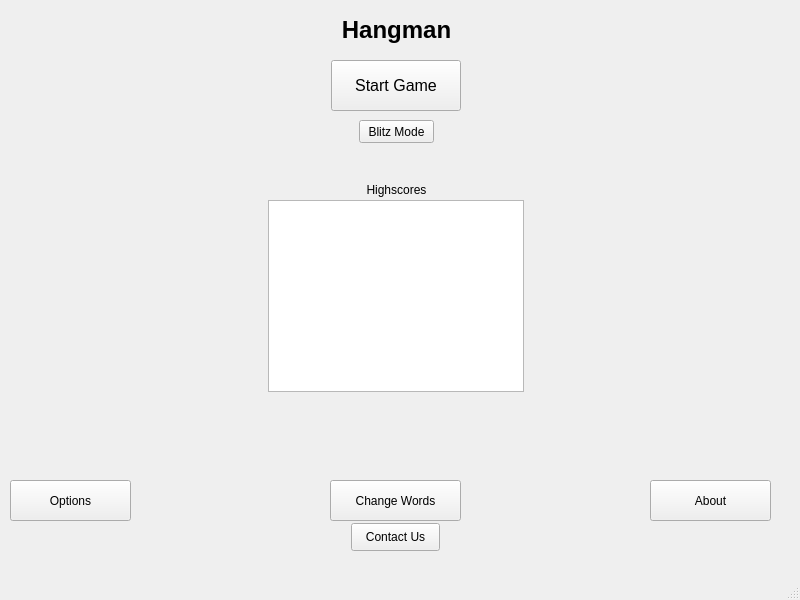
<?xml version="1.0" encoding="UTF-8"?>
<ui version="4.0">
 <class>TitleScreen</class>
 <widget class="QMainWindow" name="TitleScreen">
  <property name="geometry">
   <rect>
    <x>0</x>
    <y>0</y>
    <width>800</width>
    <height>600</height>
   </rect>
  </property>
  <property name="windowTitle">
   <string>Hangman The Game</string>
  </property>
  <widget class="QWidget" name="centralwidget">
   <widget class="QStackedWidget" name="stackedWidget">
    <property name="geometry">
     <rect>
      <x>0</x>
      <y>0</y>
      <width>800</width>
      <height>551</height>
     </rect>
    </property>
    <property name="currentIndex">
     <number>0</number>
    </property>
    <widget class="QWidget" name="pgTitle">
     <widget class="QLabel" name="lblTitleLabel">
      <property name="geometry">
       <rect>
        <x>6</x>
        <y>10</y>
        <width>781</width>
        <height>40</height>
       </rect>
      </property>
      <property name="font">
       <font>
        <pointsize>18</pointsize>
        <weight>75</weight>
        <bold>true</bold>
        <underline>false</underline>
       </font>
      </property>
      <property name="frameShape">
       <enum>QFrame::NoFrame</enum>
      </property>
      <property name="text">
       <string>Hangman</string>
      </property>
      <property name="alignment">
       <set>Qt::AlignCenter</set>
      </property>
     </widget>
     <widget class="QPushButton" name="pbtAbout">
      <property name="geometry">
       <rect>
        <x>650</x>
        <y>480</y>
        <width>121</width>
        <height>41</height>
       </rect>
      </property>
      <property name="toolTip">
       <string>About Hangman</string>
      </property>
      <property name="text">
       <string>About</string>
      </property>
     </widget>
     <widget class="QPushButton" name="pbtOptions">
      <property name="geometry">
       <rect>
        <x>10</x>
        <y>480</y>
        <width>121</width>
        <height>41</height>
       </rect>
      </property>
      <property name="toolTip">
       <string>Change Difficulty Settings</string>
      </property>
      <property name="text">
       <string>Options</string>
      </property>
     </widget>
     <widget class="QPushButton" name="pbtChangeWords">
      <property name="geometry">
       <rect>
        <x>330</x>
        <y>480</y>
        <width>131</width>
        <height>41</height>
       </rect>
      </property>
      <property name="toolTip">
       <string>Edit words</string>
      </property>
      <property name="text">
       <string>Change Words</string>
      </property>
     </widget>
     <widget class="QPushButton" name="pbtStartGame">
      <property name="geometry">
       <rect>
        <x>331</x>
        <y>60</y>
        <width>130</width>
        <height>51</height>
       </rect>
      </property>
      <property name="font">
       <font>
        <pointsize>12</pointsize>
       </font>
      </property>
      <property name="toolTip">
       <string>Start a new game</string>
      </property>
      <property name="text">
       <string>Start Game</string>
      </property>
     </widget>
     <widget class="QPushButton" name="pbtContact">
      <property name="geometry">
       <rect>
        <x>351</x>
        <y>523</y>
        <width>89</width>
        <height>28</height>
       </rect>
      </property>
      <property name="text">
       <string>Contact Us</string>
      </property>
     </widget>
     <widget class="QLabel" name="lblHighscoresLabel">
      <property name="geometry">
       <rect>
        <x>356</x>
        <y>180</y>
        <width>81</width>
        <height>20</height>
       </rect>
      </property>
      <property name="text">
       <string>Highscores</string>
      </property>
      <property name="alignment">
       <set>Qt::AlignCenter</set>
      </property>
     </widget>
     <widget class="QTextEdit" name="txeHighscores">
      <property name="geometry">
       <rect>
        <x>268</x>
        <y>200</y>
        <width>256</width>
        <height>192</height>
       </rect>
      </property>
      <property name="readOnly">
       <bool>true</bool>
      </property>
     </widget>
     <widget class="QPushButton" name="pbtBlitz">
      <property name="geometry">
       <rect>
        <x>359</x>
        <y>120</y>
        <width>75</width>
        <height>23</height>
       </rect>
      </property>
      <property name="text">
       <string>Blitz Mode</string>
      </property>
     </widget>
    </widget>
   </widget>
  </widget>
  <widget class="QMenuBar" name="menubar">
   <property name="geometry">
    <rect>
     <x>0</x>
     <y>0</y>
     <width>800</width>
     <height>21</height>
    </rect>
   </property>
  </widget>
  <widget class="QStatusBar" name="statusbar"/>
 </widget>
 <resources/>
 <connections/>
</ui>
